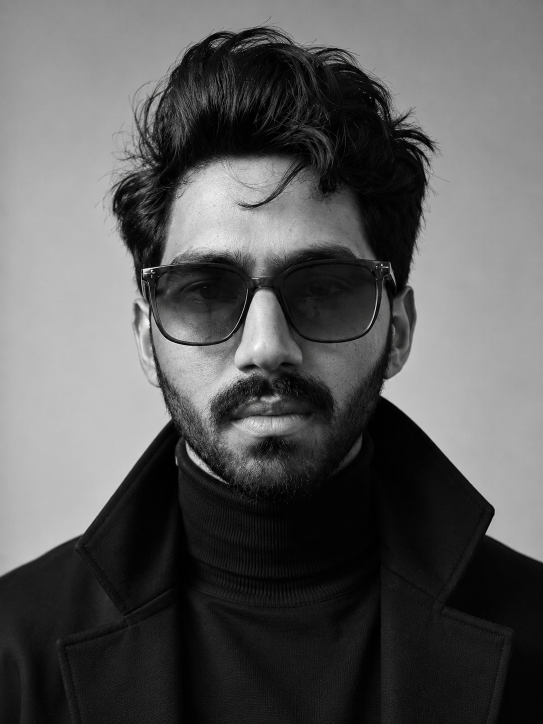
#> input picture assets/shinu profile pic.png, 1086 x 1448 px, found by its file name (shown at 1/2 size)
$ python temp_ascii.py
#> lines starting #> are read from the running program, lines starting #| are printed output that depends on the picture
from PIL import Image
import sys

def image_to_ascii(image_path, new_width=40, new_height=25):
#> called with image_path = 'assets/shinu profile pic.png', new_width = 40, new_height = 25
    try:
        image = Image.open(image_path)
#> image is the input picture: PIL image 1086x1448 RGB; mean R, G, B 89.8, 89.7, 89.7
    except Exception as e:
        print(f"Error opening image: {e}")
        return

    # Convert to grayscale
    image = image.convert('L')
#> image: PIL image 1086x1448 L

    # Resize image
    # Note: Terminal fonts are usually ~0.5 aspect ratio, so height gets stretched.
    # We force the height to 25 lines to fit our layout.
    image = image.resize((new_width, new_height))
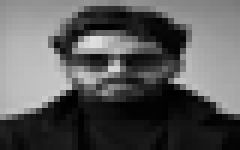
#> image: PIL image 40x25 L (shown 6 times larger); min 0, max 222, mean 89.8

    # ASCII characters from darkest to lightest
    # Since we are on a dark terminal background (black), white pixels should map to dense characters,
    # and black pixels to spaces.
    ASCII_CHARS = [' ', '.', ',', ':', ';', '+', '*', '?', '%', 'S', '#', '@']

    pixels = image.getdata()
    ascii_str = ''
    for pixel in pixels:
        # Background is white (>200), hair is black (<40)
        if pixel > 200:
            idx = 0
        elif pixel < 40:
            idx = 0
        else:
            # Scale skin tones (40-200) to the ASCII range
            val = (pixel - 40) / 160
            idx = int(val * (len(ASCII_CHARS) - 1))

        ascii_str += ASCII_CHARS[idx]
#> this loop made 1000 passes
#> (pixel, val, idx, ascii_str) on passes 1 to 12: (139, 0.619, 6, '*'), (143, 0.644, 7, '*?'), (144, 0.65, 7, '*??'), (145, 0.656, 7, '*???'), (145, 0.656, 7, '*????'), (146, 0.662, 7, '*?????'), (146, 0.662, 7, '*??????'), (146, 0.662, 7, '*???????'), (145, 0.656, 7, '*????????'), (144, 0.65, 7, '*?????????'), (143, 0.644, 7, '*??????????'), (143, 0.644, 7, '*???????????')
#> (pixel, val, idx) on passes 41 to 46: (145, 0.656, 7), (149, 0.681, 7), (150, 0.688, 7), (151, 0.694, 7), (151, 0.694, 7), (150, 0.688, 7)

    # Split into lines
    ascii_img = ""
    for i in range(0, len(ascii_str), new_width):
        line = ascii_str[i:i+new_width]
        ascii_img += f'            r"{line}",\n'
#> this loop made 25 passes
#> (i, line) on passes 2 to 13: (40, '????????????%*:.    .:+++*???**********+'), (80, '???%%%???%%%+             .+??????******'), (120, '?%%%%%%%%%?;...             ,????????***'), (160, '%%%%%%%%%%;. .                :+???????*'), (200, '%%SSSSSSS?;    ,::::,          ;%%??????'), (240, '%SSSSSSS+ .  +#  #S%++;        ;%%%%????'), (280, '%SSSSSS#+   ;    #S%%%?+;:     ?%%%%%???'), (320, 'SSSSSS###:  ?SS%%%SS%?;:,,,   :SS%%%%%%?'), (360, 'SSS######S. .     .:          ?SS%%%%%%%'), (400, 'SSS######S+...    +S.      .. ;SSS%%%%%%'), (440, 'SS########%+??+,,:  +   ..,;,.*#SSS%%%%%'), (480, 'SS#########+%#S%%S?+...:;;:. +SSSSSS%%%%')
#> line on pass 1: '*?????????????????***????************+++'

    print(ascii_img)
#> (printed output is left out)

if __name__ == '__main__':
    image_to_ascii("assets/shinu profile pic.png", 40, 25)
